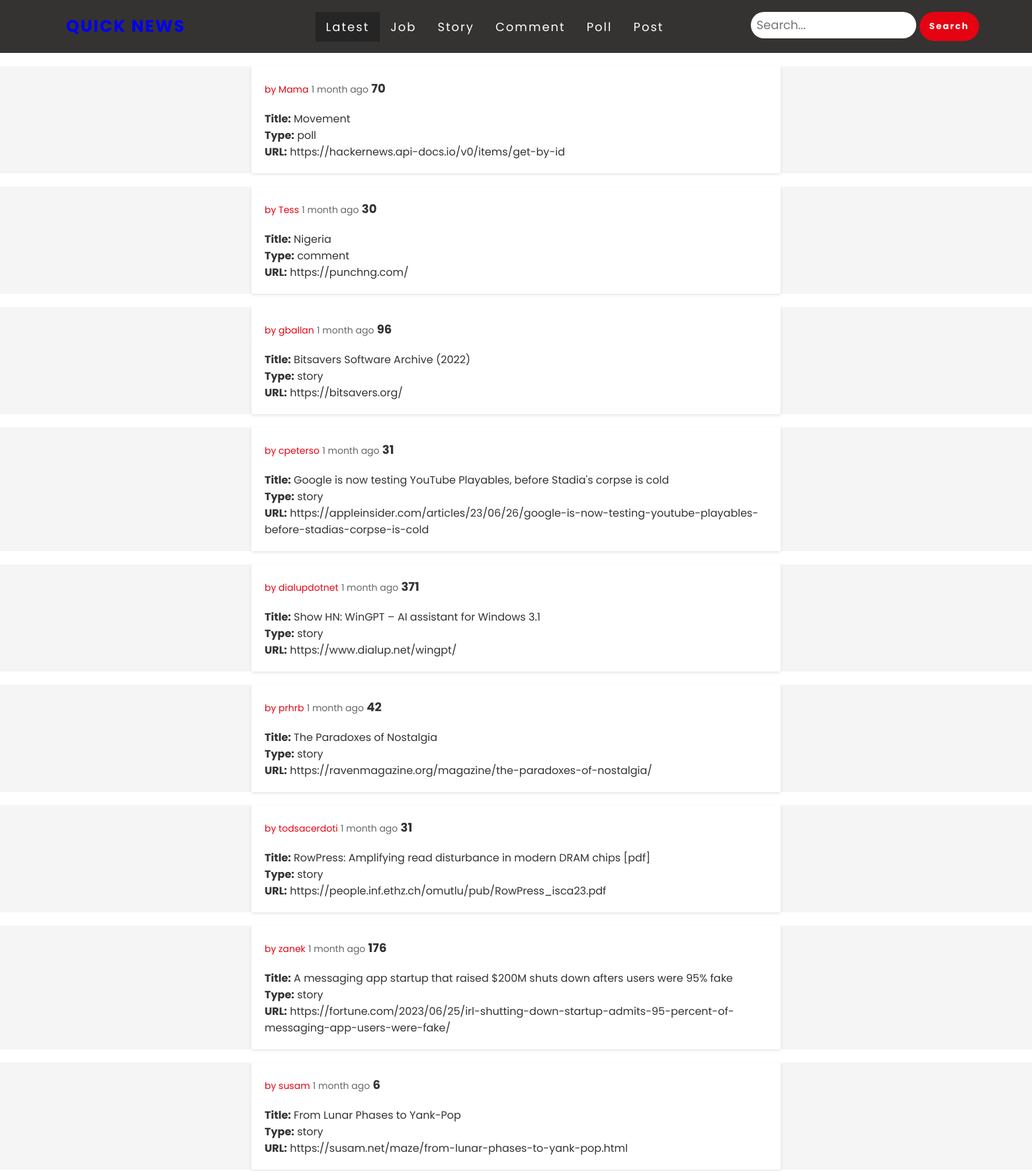
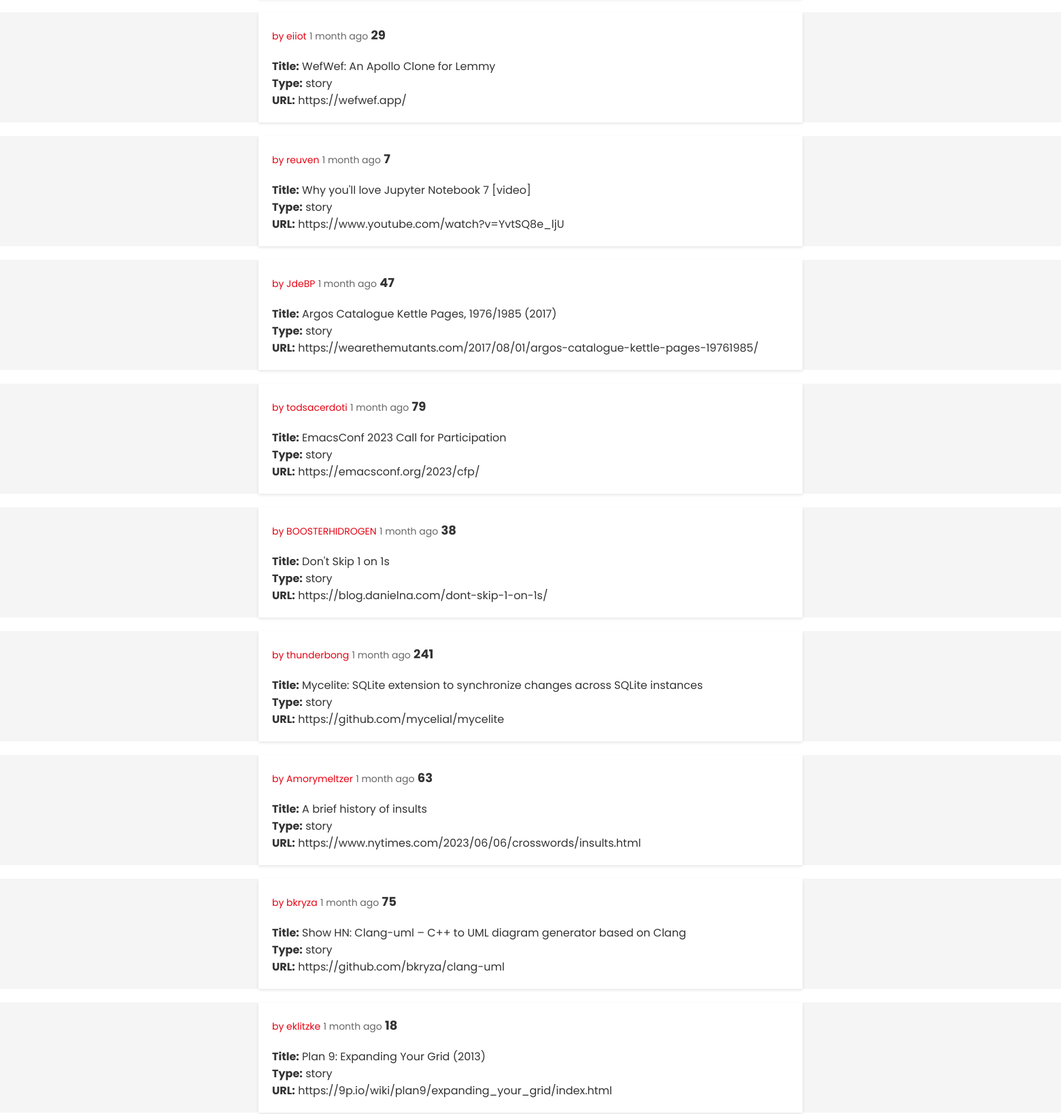
The page / (upper part) on the database its author committed (2 pictures, top to bottom).
### news/models.py (models this page shows, shortened)
class NewsItem(models.Model):
    by = models.CharField(max_length=100, null=True)
    item_id = models.IntegerField()
    time = models.DateTimeField(editable=True, auto_now_add=True)
    title = models.CharField(max_length=200, null=True)
    score = models.BigIntegerField(default=0, null=True)
    item_type = models.CharField(max_length=100)
    url = models.URLField(max_length=500, null=True)
    api_created = models.BooleanField(default=False, null=True, blank=True)
    kids = models.ManyToManyField('self', blank=True)
    class Meta:
        verbose_name = "Latest News"
        verbose_name_plural = "Latest News"
        ordering = ['-time']

### webnews/views.py (the view)
# urls.py: path('', WebNewsView.as_view(), name='home'),
class WebNewsView(View):
    def get(self, request):
        search_param = request.GET.get('search')
        type_param = request.GET.get('type')
        queryset = NewsItem.objects.all()
        if search_param:
            queryset = queryset.filter(
                Q(by__icontains=search_param) |
                Q(title__icontains=search_param) |
                Q(item_type__icontains=search_param)
            )
        if type_param:
            queryset = queryset.filter(item_type=type_param)
        paginator = Paginator(queryset, per_page=101)
        page_number = request.GET.get('page')
        page_obj = paginator.get_page(page_number)
        context = {
            'news_items': page_obj,
            'form': NewsItemForm()
        }
        return render(request, 'home.html', context)

### webnews/forms.py
class NewsItemForm(forms.ModelForm):
    class Meta:
        model = NewsItem
        fields = ['title', 'by', 'item_type', 'item_id', 'score', 'url']
    def __init__(self, *args, **kwargs):
        super(NewsItemForm, self).__init__(*args, **kwargs)
        for field in self.fields:
            self.fields[field].widget.attrs['class'] = 'form-control'

### webnews/templates/home.html (shortened to what this page needs)
{% extends 'layout.html' %}
{% load static %}
{% block extra%}
<link rel='stylesheet' type='text/css' href="{% static 'style.css' %}" />
{% endblock %}
{% block header %}
<header>
    {% include 'navbar.html' %}
</header>
{% endblock %}
{% block main %}
<ul style='list-style-type: none'>
    {% for item in news_items %}
        <li class="each-heading">
            {% include 'body.html' %}
        </li>
    {% endfor %}
</ul>
{% endblock %}

### webnews/templates/layout.html (shortened to what this page needs)
<!DOCTYPE html>
<html>
{% load static %}
<head>
    <link rel='stylesheet' href="{% static 'style.css'%}" type='text/css' />
    {% block extra %}{% endblock %}
</head>
<body>
    {% block header %}
    {% endblock %}
    {% block main %}
    {% endblock %}
</body>
</html>

### webnews/templates/navbar.html (shortened to what this page needs)
<section class='navbar'>
    <nav>
        <div class="logo">
            <h1 class="logo-text"><a href="{% url 'home' %}">QUICK NEWS</a></h1>
        </div>
        <div class="menu">
            <ul class="links">
                <li><a id="active" href="{% url 'home' %}">Latest</a></li>
                <li><a href="{% url 'home' %}?type=job">Job</a></li>
                <li><a href="{% url 'home' %}?type=story">Story</a></li>
                <li><a href="{% url 'home' %}?type=comment">Comment</a></li>
                <li><a href="{% url 'home' %}?type=poll">Poll</a></li>
                <li><a href="{% url 'news_item_create' %}">Post</a></li>
            </ul>
        </div>
        <div class="search-box">
            <form action="{% url 'home' %}" method="get">
                <input name="search" type="text" placeholder="Search...">
                <button id="search" type="submit">Search</button>
            </form>
        </div>
    </nav>
</section>

### webnews/templates/body.html (shortened to what this page needs)
<section class="item-info">
    <div class="container">
            <div class="meta-info">
                <a href="{{ item.url }}">
                    <span class="author">by {{item.by}}</span>
                    <span class="time">{{item.time|timesince}} ago</span>
                    <span class="score"> {{item.score}}</span>
                    </div>
                    <div class="text">
                        <p class="title"><strong>Title:</strong> {{item.title}}</p>
                        <p class="type"><strong>Type:</strong> {{item.item_type}}</p>
                        <p class="url-link"><strong>URL:</strong> {{ item.url }}</p>
                    </div>
            </div>
</section>

### news/static/style.css (style rules this page uses)
* { padding: 0px; margin: 0px; list-style: none; box-sizing: border-box; font-family: 'Poppins', sans-serif; text-decoration: none; }
a { text-decoration: none; }
nav { display: flex; justify-content: space-between; align-items: center; height: 10vh; background-color: #353232; }
.logo { margin-left: 100px; }
.logo h1 { font-size: 25px; color: #e50312; letter-spacing: 2px; }
.menu { margin-left: 80px; }
.menu ul { display: flex; }
.menu ul li a { list-style: none; text-decoration: none; color: #fff; letter-spacing: 2px; font-size: 18px; padding: 10px 16px; }
#active { background-color: #252525; }
.search-box { margin-right: 80px; }
.search-box input[type="text"] { border: none; outline: none; color: #000; height: 40px; width: 250px; border-radius: 30px; font-size: 18px; padding-left: 8px; }
#search { border: none; text-decoration: none; letter-spacing: 2px; color: #fff; font-weight: bold; border-radius: 30px; padding: 12px 15px; background-color: #e50312; cursor: pointer; }
.item-info { font-family: Arial, sans-serif; background-color: #f5f5f5; }
.container { max-width: 800px; margin: 20px auto; background-color: #fff; box-shadow: 0 2px 4px rgba(0, 0, 0, 0.1); padding: 20px; }
h1 { color: #333; }
.meta-info { color: #666; margin-bottom: 10px; }
.text { margin-top: 20px; color: #333; }
.score { font-size: 18px; font-weight: bold; color: #333; margin-bottom: 10px; }
.time { font-size: 14px; color: #666; }
.author { font-size: 14px; color: #e50312; }

### rows shown on the page
NewsItem: by "Mama", time "1 month", score "70", title "Movement", item_type "poll", url "https://hackernews.api-docs.io/v0/items/get-by-id"
NewsItem: by "Tess", time "1 month", score "30", title "Nigeria", item_type "comment", url "https://punchng.com/"
NewsItem: by "gballan", time "1 month", score "96", title "Bitsavers Software Archive (2022)", item_type "story", url "https://bitsavers.org/"
NewsItem: by "cpeterso", time "1 month", score "31", title "Google is now testing YouTube Playables, before Stadia's corpse is cold", item_type "story", url "https://appleinsider.com/articles/23/06/26/google-is-now-testing-youtube-playables-before-stadias-corpse-is-cold"
NewsItem: by "dialupdotnet", time "1 month", score "371", title "Show HN: WinGPT – AI assistant for Windows 3.1", item_type "story", url "https://www.dialup.net/wingpt/"
NewsItem: by "prhrb", time "1 month", score "42", title "The Paradoxes of Nostalgia", item_type "story", url "https://ravenmagazine.org/magazine/the-paradoxes-of-nostalgia/"
NewsItem: by "todsacerdoti", time "1 month", score "31", title "RowPress: Amplifying read disturbance in modern DRAM chips [pdf]", item_type "story", url "https://people.inf.ethz.ch/omutlu/pub/RowPress_isca23.pdf"
NewsItem: by "zanek", time "1 month", score "176", title "A messaging app startup that raised $200M shuts down afters users were 95% fake", item_type "story", url "https://fortune.com/2023/06/25/irl-shutting-down-startup-admits-95-percent-of-messaging-app-users-were-fake/"
NewsItem: by "susam", time "1 month", score "6", title "From Lunar Phases to Yank-Pop", item_type "story", url "https://susam.net/maze/from-lunar-phases-to-yank-pop.html"
NewsItem: by "eiiot", time "1 month", score "29", title "WefWef: An Apollo Clone for Lemmy", item_type "story", url "https://wefwef.app/"
NewsItem: by "reuven", time "1 month", score "7", title "Why you'll love Jupyter Notebook 7 [video]", item_type "story", url "https://www.youtube.com/watch?v=YvtSQ8e_ljU"
NewsItem: by "JdeBP", time "1 month", score "47", title "Argos Catalogue Kettle Pages, 1976/1985 (2017)", item_type "story", url "https://wearethemutants.com/2017/08/01/argos-catalogue-kettle-pages-19761985/"
NewsItem: by "todsacerdoti", time "1 month", score "79", title "EmacsConf 2023 Call for Participation", item_type "story", url "https://emacsconf.org/2023/cfp/"
NewsItem: by "BOOSTERHIDROGEN", time "1 month", score "38", title "Don't Skip 1 on 1s", item_type "story", url "https://blog.danielna.com/dont-skip-1-on-1s/"
NewsItem: by "thunderbong", time "1 month", score "241", title "Mycelite: SQLite extension to synchronize changes across SQLite instances", item_type "story", url "https://github.com/mycelial/mycelite"
NewsItem: by "Amorymeltzer", time "1 month", score "63", title "A brief history of insults", item_type "story", url "https://www.nytimes.com/2023/06/06/crosswords/insults.html"
NewsItem: by "bkryza", time "1 month", score "75", title "Show HN: Clang-uml – C++ to UML diagram generator based on Clang", item_type "story", url "https://github.com/bkryza/clang-uml"
NewsItem: by "eklitzke", time "1 month", score "18", title "Plan 9: Expanding Your Grid (2013)", item_type "story", url "https://9p.io/wiki/plan9/expanding_your_grid/index.html"
